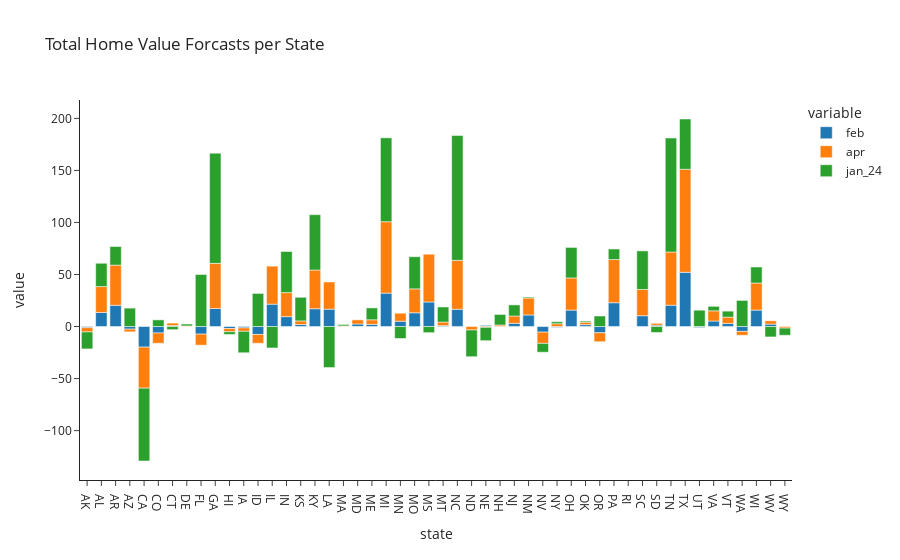

The notebook cell saved with this chart:
### Code cell
px.bar(state_sum, title='Total Home Value Forcasts per State', template='simple_white')

### Figure 1 — Plotly figure (JSON) as saved in the notebook; plotly's stock layout.template omitted (floating-point values rounded to 4 significant figures)
{"data": [{"alignmentgroup": "True", "hovertemplate": "variable=feb<br>state=%{x}<br>value=%{y}<extra></extra>", "legendgroup": "feb", "marker": {"color": "#1F77B4", "pattern": {"shape": ""}}, "name": "feb", "offsetgroup": "feb", "orientation": "v", "showlegend": true, "textposition": "auto", "type": "bar", "x": ["AK", "AL", "AR", "AZ", "CA", "CO", "CT", "DE", "FL", "GA", "HI", "IA", "ID", "IL", "IN", "KS", "KY", "LA", "MA", "MD", "ME", "MI", "MN", "MO", "MS", "MT", "NC", "ND", "NE", "NH", "NJ", "NM", "NV", "NY", "OH", "OK", "OR", "PA", "RI", "SC", "SD", "TN", "TX", "UT", "VA", "VT", "WA", "WI", "WV", "WY"], "xaxis": "x", "y": [-1.1, 13.5, 20.4, -2.5, -19.8, -6.2, 0.9, 0.1, -7.3, 17.3, -1.9, -1.3, -7.6, 21.5, 9.5, 1.9, 17.1, 16.7, 0.2, 2.4, 2.1, 32.1, 5.1, 13.2, 23.6, 0.9, 16.6, 0.1, 1.1, 0.2, 3.1, 11.1, -5.4, -0.8, 15.8, 1.8, -6, 22.9, 0.1, 10.4, 1.3, 20.5, 52.1, -1, 5.3, 3, -4.7, 15.8, 2.3, 0.2], "yaxis": "y"}, {"alignmentgroup": "True", "hovertemplate": "variable=apr<br>state=%{x}<br>value=%{y}<extra></extra>", "legendgroup": "apr", "marker": {"color": "#FF7F0E", "pattern": {"shape": ""}}, "name": "apr", "offsetgroup": "apr", "orientation": "v", "showlegend": true, "textposition": "auto", "type": "bar", "x": ["AK", "AL", "AR", "AZ", "CA", "CO", "CT", "DE", "FL", "GA", "HI", "IA", "ID", "IL", "IN", "KS", "KY", "LA", "MA", "MD", "ME", "MI", "MN", "MO", "MS", "MT", "NC", "ND", "NE", "NH", "NJ", "NM", "NV", "NY", "OH", "OK", "OR", "PA", "RI", "SC", "SD", "TN", "TX", "UT", "VA", "VT", "WA", "WI", "WV", "WY"], "xaxis": "x", "y": [-4.1, 24.9, 38.6, -2.6, -39.4, -9.9, 2.4, 0.5, -10.6, 43.4, -3.1, -3.3, -8.5, 36.5, 23.1, 3.5, 37.2, 26.1, 0.4, 4, 4.4, 68.6, 7.7, 23, 45.9, 3.4, 47, -3.3, -0.8, 1.3, 7, 16.3, -10.8, 2.7, 30.9, 2.3, -8.6, 41.5, 0.2, 25.2, 1.8, 51.1, 99, 0, 9.8, 6, -3.7, 26, 3.2, -1.5], "yaxis": "y"}, {"alignmentgroup": "True", "hovertemplate": "variable=jan_24<br>state=%{x}<br>value=%{y}<extra></extra>", "legendgroup": "jan_24", "marker": {"color": "#2CA02C", "pattern": {"shape": ""}}, "name": "jan_24", "offsetgroup": "jan_24", "orientation": "v", "showlegend": true, "textposition": "auto", "type": "bar", "x": ["AK", "AL", "AR", "AZ", "CA", "CO", "CT", "DE", "FL", "GA", "HI", "IA", "ID", "IL", "IN", "KS", "KY", "LA", "MA", "MD", "ME", "MI", "MN", "MO", "MS", "MT", "NC", "ND", "NE", "NH", "NJ", "NM", "NV", "NY", "OH", "OK", "OR", "PA", "RI", "SC", "SD", "TN", "TX", "UT", "VA", "VT", "WA", "WI", "WV", "WY"], "xaxis": "x", "y": [-16.3, 22.4, 17.9, 17.7, -70, 6.4, -3, 1.8, 50, 105.9, -2.6, -20.6, 31.8, -20.6, 39.5, 22.7, 53.2, -39.4, 1.4, -0.3, 11.4, 80.6, -11.5, 30.9, -5.9, 14.5, 119.9, -25.7, -12.8, 10.1, 10.7, 0.9, -8.5, 1.9, 29.3, 1.1, 10.1, 10.1, -0.1, 37.1, -5.7, 109.5, 48.3, 15.7, 4.3, 5.8, 25.1, 15.4, -10, -6.9], "yaxis": "y"}], "layout": {"barmode": "relative", "legend": {"title": {"text": "variable"}, "tracegroupgap": 0}, "title": {"text": "Total Home Value Forcasts per State"}, "xaxis": {"anchor": "y", "domain": [0, 1], "title": {"text": "state"}}, "yaxis": {"anchor": "x", "domain": [0, 1], "title": {"text": "value"}}}}
